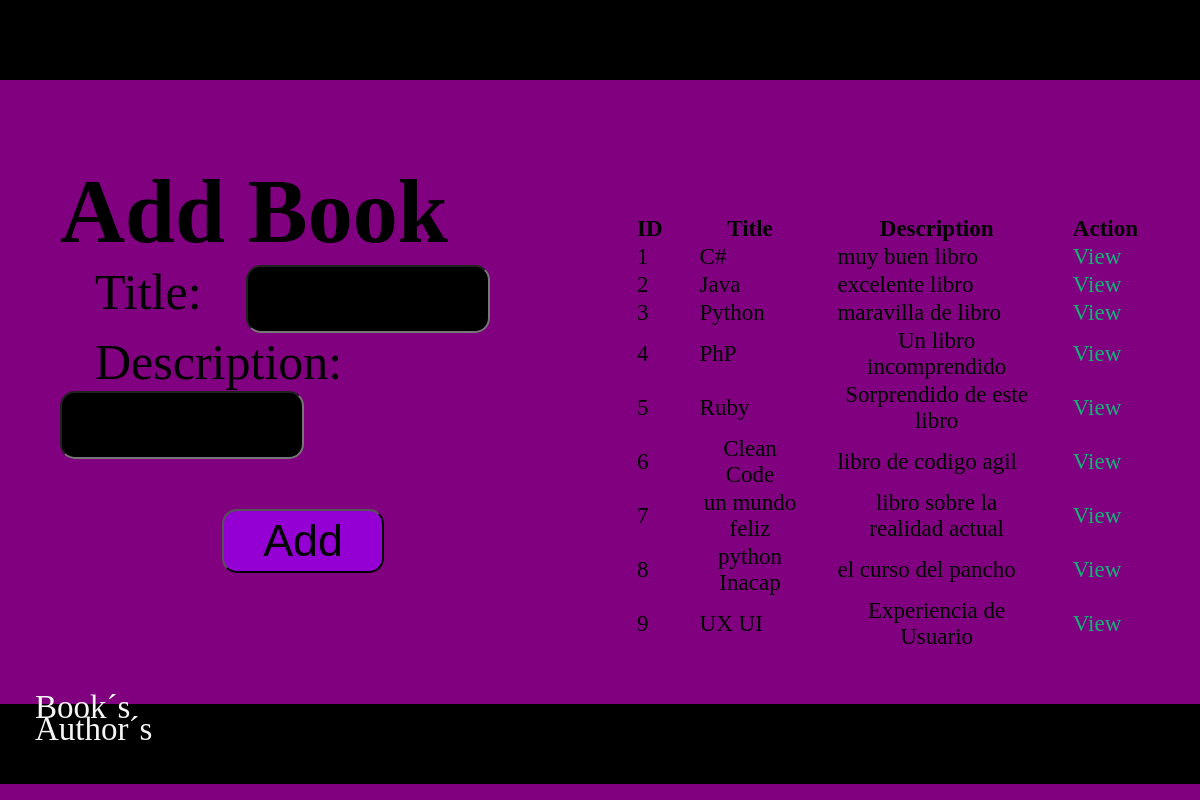
The page / on the database its author committed.
### books_authors_app/models.py (models this page shows, shortened)
class Book(models.Model):
    title = models.CharField(max_length = 255)
    desc = models.TextField()
    created_at = models.DateTimeField(auto_now_add=True)
    updated_at = models.DateTimeField(auto_now_add=True)

### books_authors_app/views.py (the view)
# urls.py: path('', views.index),
def index(request):
    if request.method == 'GET':
        contexto = {'libros' : Book.objects.all()}
        return render(request, 'books_authors_app/index.html', contexto)

### books_authors_app/templates/books_authors_app/index.html (shortened to what this page needs)
<!DOCTYPE html>
<html lang="en">
<head>
    {%load static%}
    <link rel="stylesheet" href="{% static 'css/miGrilla.css' %}">
    <link rel="stylesheet" href="{% static 'css/style.css' %}">
</head>
<body>
    <div class="container__fluid">
        <div class="row">
            <div class="col md-12 lg-12 xl-12 xxl-12 futura_navbar"></div>
        </div>
    </div>
    <div class="container">
        <div class="row">
            <div class="col md-12 lg-12 xl-12 xxl-12 principal">
                <div class="izquierda md-6 lg-6 xl-6 xxl-6">
                    <form action="/procesarLibro" method="POST" class="contenidoForm">
                        <h1 class="titulo">Add Book</h1>
                        <label class="campos" for="title"><p>Title:</p></label class="campos">
                        <input type="text"  class="inputs" name="title" id=" class="inputs">
                        <br>
                        <label class="campos" for="description"><p>Description:</p></label>
                        <input type="text"  class="inputs inputDesc" name="description" id="">
                        <br>
                        <button type="submit"><p class="boton">Add</p></button>
                    </form>
                </div>
                <div class="derecha md-6 lg-6 xl-6 xxl-6">
                    <table>
                        <thead>
                            <tr>
                                <th><p>ID</p></th>
                                <th><p>Title</p></th>
                                <th><p>Description</p></th>
                                <th><p>Action</p></th>
                            </tr>
                        </thead>
                        <tbody>
                            {% for l in libros%}
                            <tr>
                                <td><p>{{l.id}}</p></td>
                                <td><p>{{l.title}}</p></td>
                                <td><p>{{l.desc}}</p></td>
                                <td><p><a href="book/{{l.id}}" class="ver">View</a></p></td>
                            </tr>
                            {% endfor%}
                        </tbody>
                    </table>
                </div>
            </div>
        </div>
    </div>
    <div class="container__fluid">
        <div class="row">
            <div class="col md-12 lg-12 xl-12 xxl-12 futuro_footer">
                <ul>
                    <li><p class="footer"><a href="/" class="footer">Book´s</a></p></li>
                    <li><p class="footer"><a href="authors" class="footer">Author´s</a></p></li>
                </ul>
            </div>
        </div>
    </div>
</body>
</html>

### books_authors_app/static/css/miGrilla.css (style rules this page uses)
* { margin: 0; padding: 0; }
body { box-sizing: border-box; }
.container { display: block; width: 90%; margin: 0px auto; padding: 0px; }
.container__fluid { display: block; width: 100%; margin: 0px auto; padding: 0px; }
.row { clear: both; }
.col { float: left; }
@media only screen and (min-width: 1200px) and (max-width:1399px) { .xl-6 { width: 50%; } }
@media only screen and (min-width: 1200px) and (max-width:1399px) { .xl-12 { width: 100%; } }

### books_authors_app/static/css/style.css (style rules this page uses)
body { background-color: purple; }
h1 { font-size: 90px; }
p { margin: 0 0 0 35px; font-size: 23px; display: inline-block; text-align: center; }
a { text-decoration: none; color: black; }
.futura_navbar { height: 10vh; background-color: black; }
.campos { margin-right: 40px; }
.campos p { font-size: 50px; }
.inputs { font-size: 2rem; height: 8vh; width: 20vw; border-radius: 15px 15px 15px 15px ; background-color: black; color: darkmagenta; }
button { margin:50px 30% 0 30%; border-radius: 15px 15px 15px 15px ; background-color: darkviolet; width: 30%; height: 8vh; }
.boton { font-size: 2.8rem; margin: 0 0 0 0px; }
.principal { display: flex; flex-direction: row; flex-wrap: nowrap; justify-content: space-around; align-items: baseline; align-content: stretch; margin-top: 80px; }
.derecha { display: flex; flex-direction: row; flex-wrap: nowrap; justify-content: space-around; align-items: baseline; align-content: stretch; }
.ver { color: rgb(19, 179, 118); }
.futuro_footer { height: 10vh; background-color: black; margin-top: 52px; }
.footer { font-size: 33px; color: whitesmoke; margin-top: -15px; }

### rows shown on the page
Book: id "1", title "C#", desc "muy buen libro"
Book: id "2", title "Java", desc "excelente libro"
Book: id "3", title "Python", desc "maravilla de libro"
Book: id "4", title "PhP", desc "Un libro incomprendido"
Book: id "5", title "Ruby", desc "Sorprendido de este libro"
Book: id "6", title "Clean Code", desc "libro de codigo agil"
Book: id "7", title "un mundo feliz", desc "libro sobre la realidad actual"
Book: id "8", title "python Inacap", desc "el curso del pancho"
Book: id "9", title "UX UI", desc "Experiencia de Usuario"
